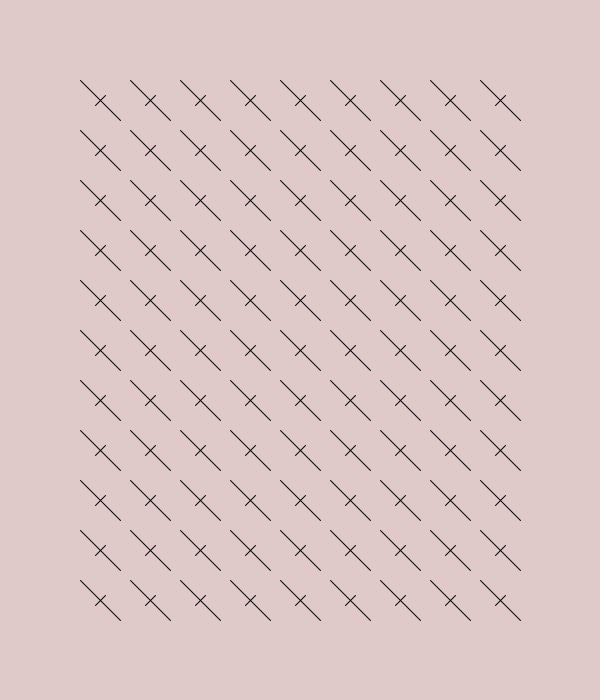
Frame 1 (no input)
Frame 60 (the mouse pressed at the canvas centre just before this capture): identical to frame 1, image omitted
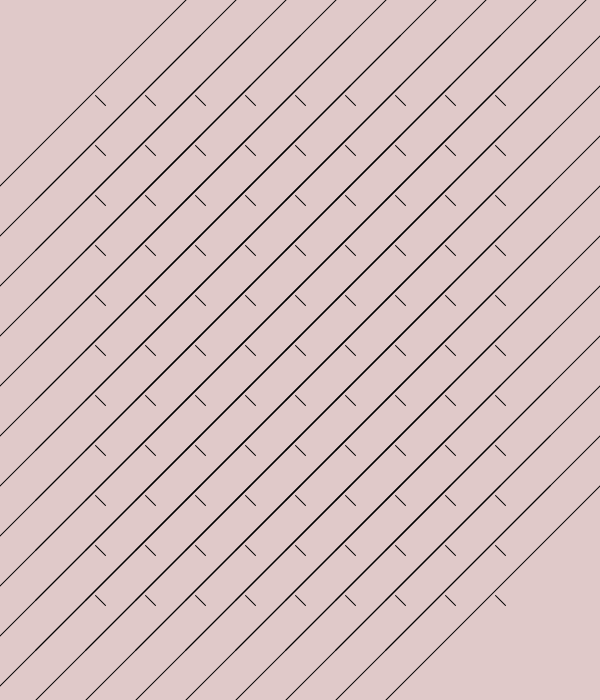
Frame 120 (the mouse held since frame 60 and released just before this capture)

The Processing sketch that drew these frames (run headless with seeded random() and noise(); from frame 60 on, the mouse is pressed at the canvas centre):

// Processing sketch: processing_57120
// ── processing_57120.pde

int option = 1;

void setup() {

size(600, 700);

smooth();

noFill();

}




void draw() {

background(224, 201, 201);



if (option == 1) {

// Option 1: Stitches

for (int x = 100; x <= width-100; x += 50) {

for (int y = 100; y <= height-100; y+=50) {

line(x-20, y-20, x+20, y+20);

line(x+5, y-5, x-5, y+5);


}

}

} 

else if (option == 2) {

// Option 2: Perspective

for (int x = 100; x <= width-100; x += 50) {

for (int y = 100; y <= height-100; y+=50) {

line(x-5, y-5, x+5, y+5);

line(x+100, y-115, x-115, y+100);


}

}

} 

else if (option == 3) {

// Option 3: Overlapping circles

for (int x = 100; x <= width-100; x += 50) {

for (int y = 100; y <= height-100; y+=50) {

line(x-55, y-55, x+55, y+55);

line(x+40, y-50, x-40, y+50);


}

}

} 

else if (option == 4) {

// Option 4: Rotating arcs

for (int x = 100; x <= width-100; x += 50) {

for (int y = 100; y <= height-100; y+=50) {



line(x+40, y-50, x-40, y+50);

line(x+10, y-60, x-10, y+60); 


}

}

} 

else if (option == 5) {

for (int x = 100; x <= width-100; x += 50) {

for (int y = 100; y <= height-100; y+=50) {

line(x-2, y-2, x+2, y+2);

line(x+40, y-50, x-40, y+50);

}
}
}


else if (option == 6) {

for (int x = 100; x <= width-100; x += 40) {

for (int y = 100; y <= height-100; y+=40) {

line(x-20, y-20, x+20, y+20);

line(x+1, y-50, x-20, y+50);

}
}
}

else if (option == 7) {

for (int x = 100; x <= width-100; x += 50) {

for (int y = 100; y <= height-100; y+=50) {

line(x-6, y-8, x+6, y+8);


line(x-16, y-76, x+16, y+76);


line(x-1, y-8, x-1, y+8);

}
}
}
}

void mousePressed() {

option++;

if (option > 7) option = 1;

}
